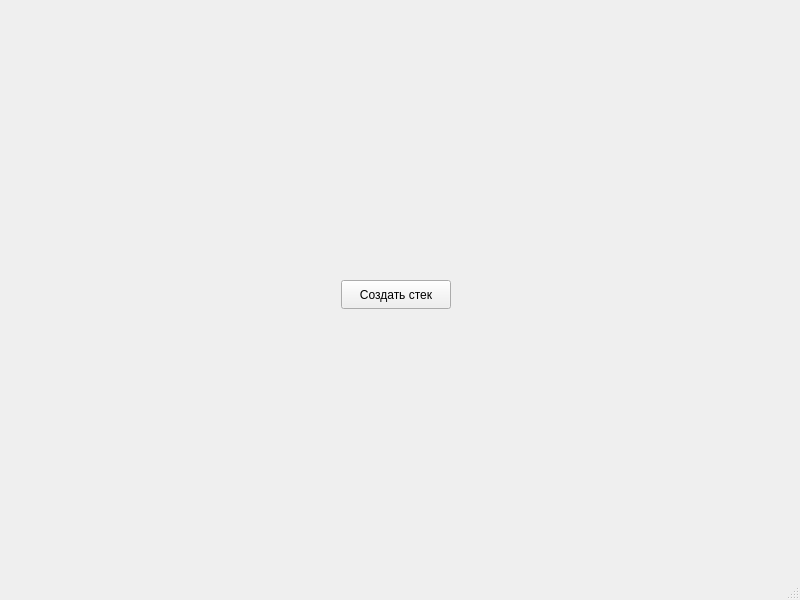
<?xml version="1.0" encoding="UTF-8"?>
<ui version="4.0">
 <class>MainWindow</class>
 <widget class="QMainWindow" name="MainWindow">
  <property name="geometry">
   <rect>
    <x>0</x>
    <y>0</y>
    <width>800</width>
    <height>600</height>
   </rect>
  </property>
  <property name="windowTitle">
   <string>MainWindow</string>
  </property>
  <widget class="QWidget" name="centralwidget">
   <widget class="QPushButton" name="pushButton">
    <property name="geometry">
     <rect>
      <x>341</x>
      <y>280</y>
      <width>110</width>
      <height>29</height>
     </rect>
    </property>
    <property name="text">
     <string>Создать стек</string>
    </property>
   </widget>
   <widget class="QLabel" name="label">
    <property name="geometry">
     <rect>
      <x>196</x>
      <y>220</y>
      <width>400</width>
      <height>20</height>
     </rect>
    </property>
    <property name="text">
     <string/>
    </property>
    <property name="alignment">
     <set>Qt::AlignmentFlag::AlignCenter</set>
    </property>
   </widget>
   <widget class="QLabel" name="label_2">
    <property name="geometry">
     <rect>
      <x>196</x>
      <y>249</y>
      <width>400</width>
      <height>20</height>
     </rect>
    </property>
    <property name="text">
     <string/>
    </property>
    <property name="alignment">
     <set>Qt::AlignmentFlag::AlignCenter</set>
    </property>
   </widget>
  </widget>
  <widget class="QMenuBar" name="menubar">
   <property name="geometry">
    <rect>
     <x>0</x>
     <y>0</y>
     <width>800</width>
     <height>26</height>
    </rect>
   </property>
  </widget>
  <widget class="QStatusBar" name="statusbar"/>
 </widget>
 <resources/>
 <connections/>
</ui>
